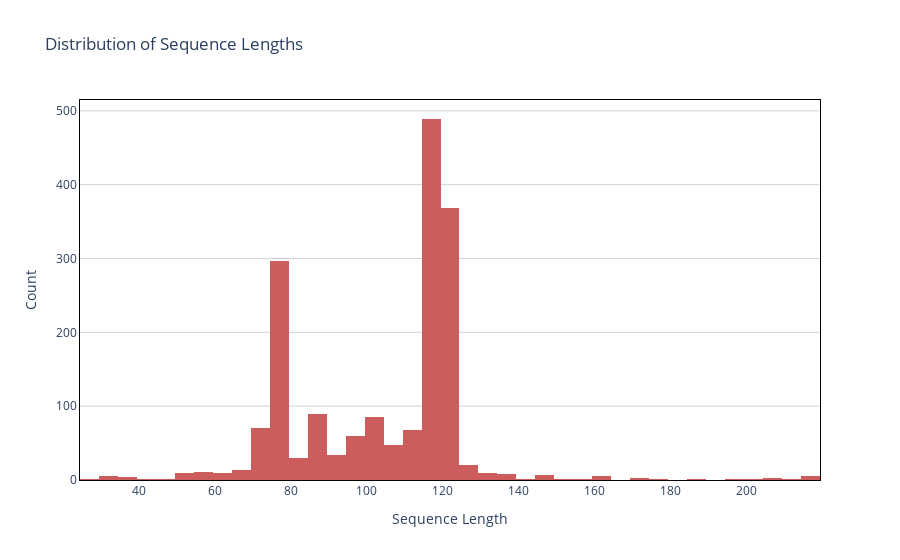

Notebook source saved alongside this figure:
### Code cell
fig = study.dist_of_seq_lengths()['fig']
fig.show()

### Figure 1 — Plotly figure (JSON) as saved in the notebook; plotly's stock layout.template omitted (floating-point values rounded to 4 significant figures; data arrays with more than 128 entries replaced by an {"elided": "..."} marker saying what was removed)
{"data": [{"hovertemplate": "Sequence length: %{x}<br>Count: %{y}<extra></extra>", "marker": {"color": "indianred"}, "nbinsx": 50, "type": "histogram", "x": {"elided": "1764 int values"}}], "layout": {"paper_bgcolor": "white", "plot_bgcolor": "white", "title": {"text": "Distribution of Sequence Lengths"}, "xaxis": {"autorange": true, "linecolor": "black", "linewidth": 1, "mirror": true, "title": {"text": "Sequence Length"}}, "yaxis": {"gridcolor": "lightgray", "linecolor": "black", "linewidth": 1, "mirror": true, "title": {"text": "Count"}}}}
